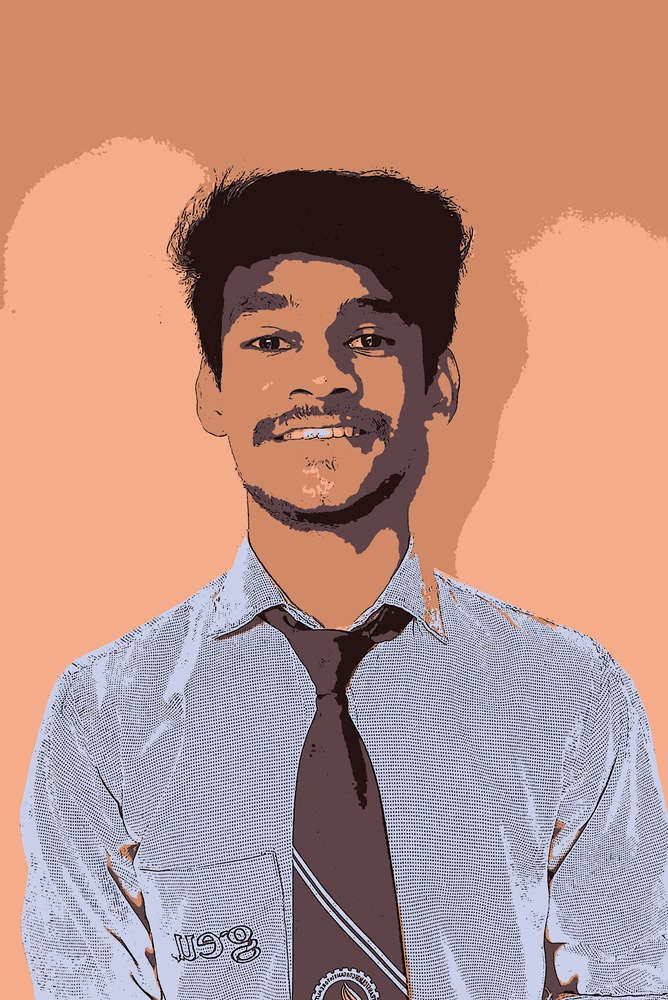
#> input picture Cartoonified_Image.jpg, 668 x 1000 px, shrunk from 2577 x 3857 before the run
$ python -i app.py   (imports and definitions only)
#> lines starting #> are read from the running program, lines starting #| are printed output that depends on the picture; after the words box and inside, x2 and y2 are one past the last pixel; in counts of white or black regions, pixels touching at a corner belong together
#> further down, picture is the input picture: shape (1000, 668, 3); mean B, G, R 133.7, 145.4, 186.5
from flask import Flask, render_template, request, redirect, url_for, session
import cv2
import matplotlib.pyplot as plt
import os
import numpy as np
from scipy.interpolate import UnivariateSpline

# [1 line not run here, left out]
# [1 line that did not run here, left out]


# Function to display image in a pop-up window using OpenCV
def display(image, title):
    plt.imshow(cv2.cvtColor(image, cv2.COLOR_BGR2RGB))
    plt.axis("off")
    plt.title(title)
    plt.show()


# [10 lines that did not run here, left out]


# Function to upload image from device for cartoonifying
# [13 lines that did not run here, left out]


# Function for converting image to pencil sketch (both colored and grey)
def pencil_sketch(img1):
    sk_gray, sk_color = cv2.pencilSketch(img1, sigma_s=70, sigma_r=0.04, shade_factor=0.2)
    sketches = [sk_gray, sk_color]
    fig, axes = plt.subplots(1, 2, figsize=(8, 8), subplot_kw={'xticks': [], 'yticks': []},
                             gridspec_kw=dict(hspace=0.1, wspace=0.1))
    for i, ax in enumerate(axes.flat):
        ax.imshow(sketches[i], cmap='gray')
    plt.show()


# Function for Applying Darker Filter to image
def dark(img):
    img_dark = cv2.convertScaleAbs(img, beta=-50)
    display(img_dark, "Darker Image")


# Function for converting image to Gray image
def greyscale(img):
    greyImg = cv2.cvtColor(img, cv2.COLOR_BGR2GRAY)
    display(greyImg, "Gray Image")


# Function for Brightening image
def bright(img):
    img_bright = cv2.convertScaleAbs(img, beta=50)
    display(img_bright, "Brightened Image")


# Function for Sharpen image
# [4 lines left out: function sharpen, not called in this run]


# Function for converting image to HDR image
def HDR(img):
    hdr = cv2.detailEnhance(img, sigma_s=12, sigma_r=0.15)
    display(hdr, "HDR Image")


# Function for Inverting image
def invert(img):
    inv = cv2.bitwise_not(img)
    display(inv, "Inverted Image")


def LookupTable(x, y):
    spline = UnivariateSpline(x, y)
    return spline(range(256))


# Function for converting image to Warm image
# [19 lines left out: functions Winter, Summer, not called in this run]


# Function for cartoonifying an Image
def cartoonify(Original):
    if Original.shape[2] == 3:
        # Convert the color space from BGR to RGB
        Original = cv2.cvtColor(Original, cv2.COLOR_BGR2RGB)
    # Convert the color space from BGR to RGB
    Original = cv2.cvtColor(Original, cv2.COLOR_BGR2RGB)
    # Display original image
    display(Original, "Original Image")

    # Convert the color space from RGB to grayscale
    Grayed = cv2.cvtColor(Original, cv2.COLOR_RGB2GRAY)
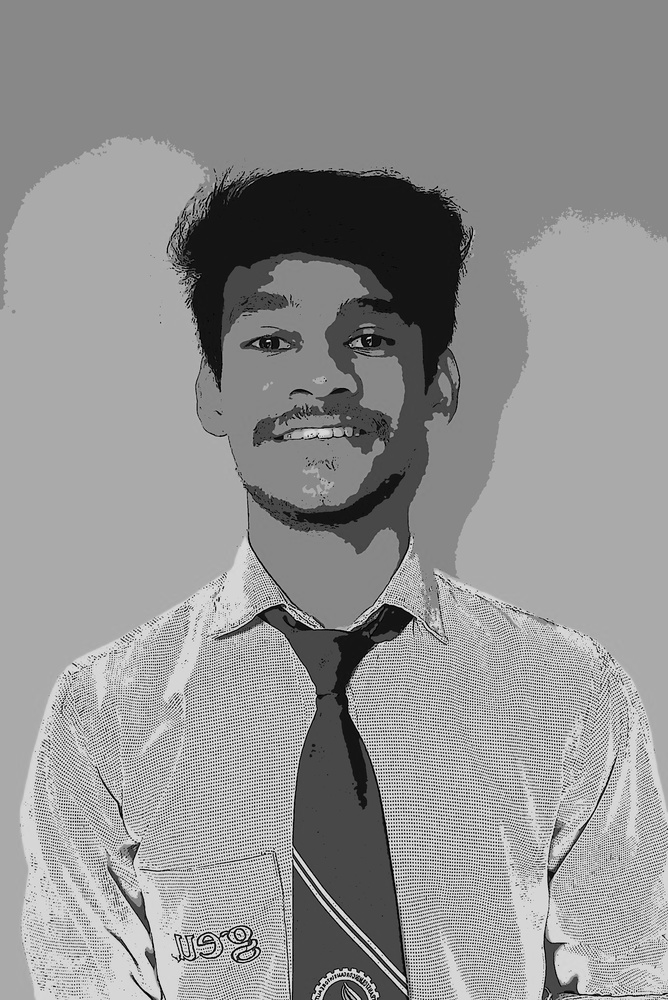
#> Grayed: shape (1000, 668); min 0, max 254, mean 146.5
    # Display grayscale image
    display(Grayed, "Gray Image")

    # Apply median blur to reduce noise
    Blurred = cv2.medianBlur(Grayed, 5)
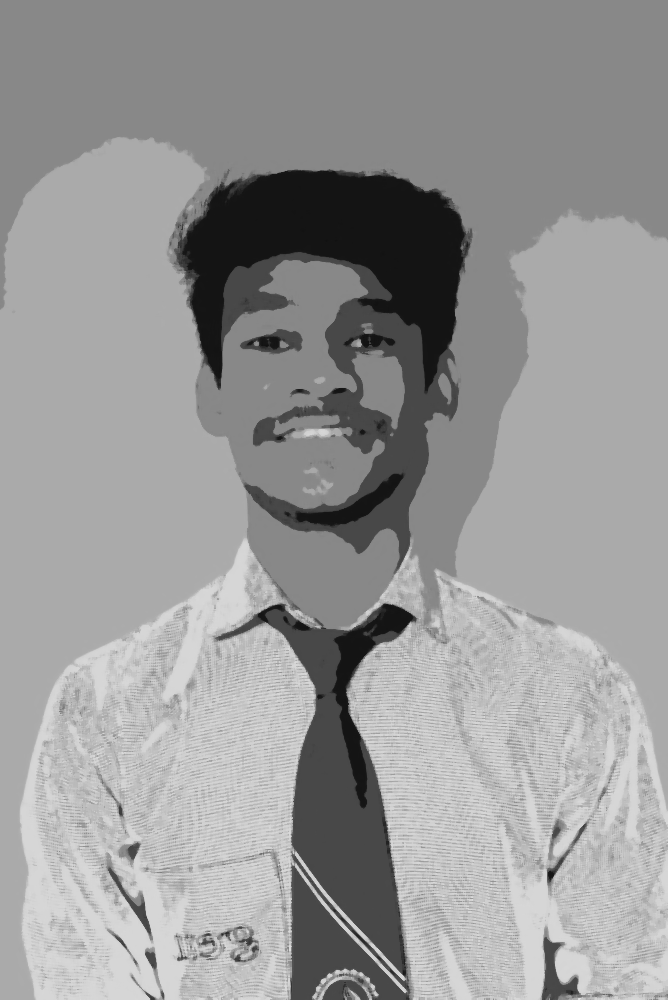
#> Blurred: shape (1000, 668); min 16, max 225, mean 151.9
    # Display blurred image
    display(Blurred, "Median Blurred Image")

    # Create edge mask using adaptive thresholding
    line_size = 15
    blur_value = 10
    LightEdged = cv2.adaptiveThreshold(Blurred, 255, cv2.ADAPTIVE_THRESH_MEAN_C, cv2.THRESH_BINARY, line_size,
                                       blur_value)
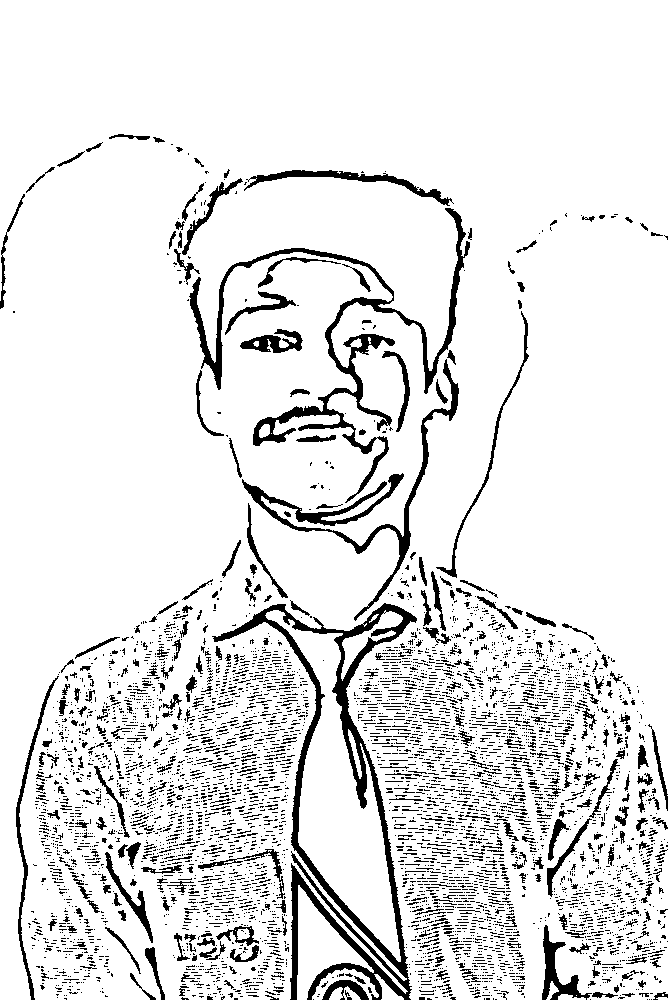
#> LightEdged: shape (1000, 668); 89.3% white; 5061 black regions (4655 under 20 px), largest, box (x1, y1, x2, y2) and area: (212, 603, 417, 1000) 10840, (189, 208, 470, 503) 7341, (242, 359, 459, 621) 3736
    # Display edge masked image
    display(LightEdged, "Light Edge Masked Image")

    # Apply bilateral filter to reduce noise while preserving edges
    NoiseFree = cv2.bilateralFilter(Original, 15, 75, 75)
    # Display noise-free image
    display(NoiseFree, "Noise free Image")

    # Apply K-Means Clustering to reduce the number of colors in the image
    k = 5
    temp = np.float32(NoiseFree).reshape(-1, 3)
    criteria = (cv2.TERM_CRITERIA_EPS + cv2.TERM_CRITERIA_MAX_ITER, 20, 1.0)
    compactness, label, center = cv2.kmeans(temp, k, None, criteria, 10, cv2.KMEANS_RANDOM_CENTERS)
#> compactness = 352677928.2; center = [[222.1, 200.7, 196.6], [139.4, 171.8, 243.8], [52.34, 47.82, 65.95], [104.5, 138, 207.4], [152.1, 132.6, 129.7]]
    center = np.uint8(center)
#> center = [[222, 200, 196], [139, 171, 243], [52, 47, 65], [104, 138, 207], [152, 132, 129]]
    final_img = center[label.flatten()]
    final_img = final_img.reshape(Original.shape)
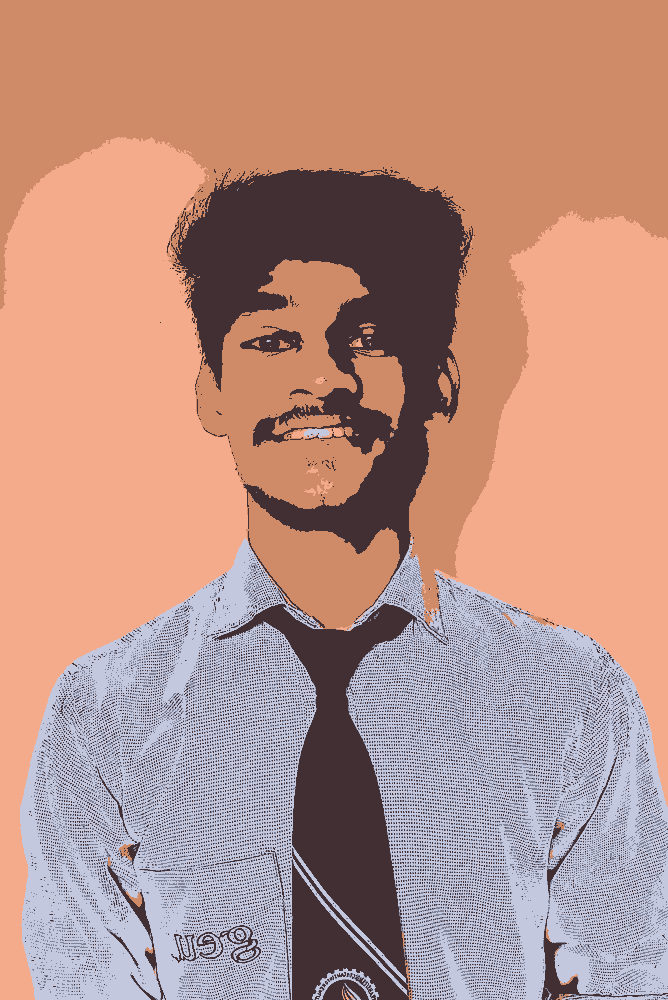
#> final_img: shape (1000, 668, 3); mean B, G, R 134, 145.4, 186.3
    display(final_img, "K-Means")

    # Apply edge mask to the final image
    Final = cv2.bitwise_and(final_img, final_img, mask=LightEdged)
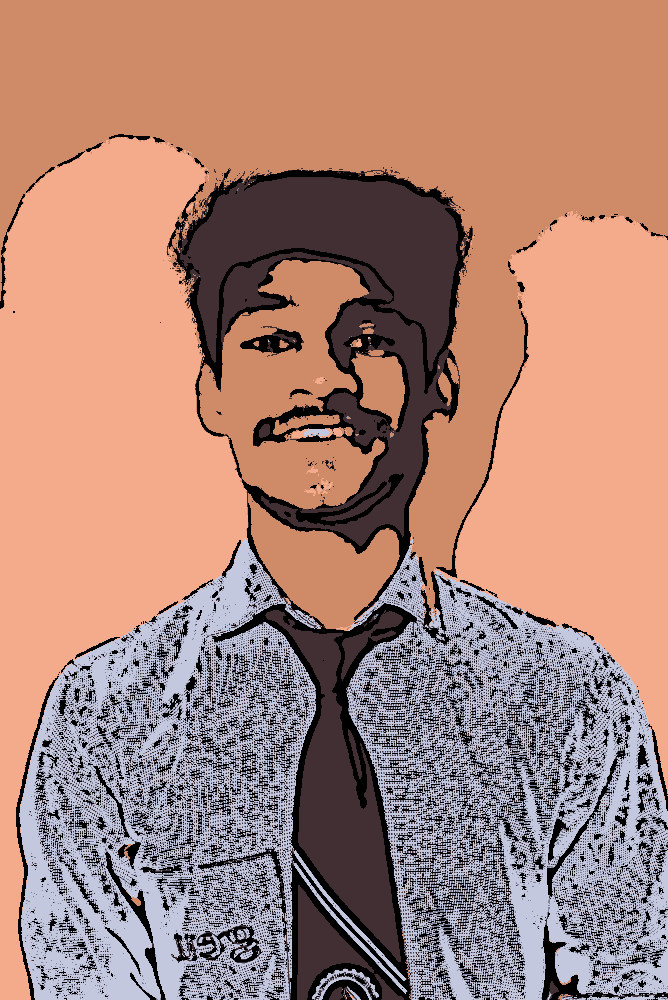
#> Final: shape (1000, 668, 3); mean B, G, R 119.6, 132, 171.6
    display(Final, "FINAL")


UPLOAD_FOLDER = 'uploads/temp'


# Function to create the temporary folder
def create_temp_folder():
    if not os.path.exists(UPLOAD_FOLDER):
        os.makedirs(UPLOAD_FOLDER)


# Function to save the uploaded image in the temporary folder
# [46 lines left out: functions save_uploaded_image, effects, apply_effect, not called in this run]


# [2 lines not run here, left out]

>>> import cv2
>>> picture = cv2.imread('Cartoonified_Image.jpg')
>>> result = cartoonify(picture)

$ run again, on Anil.jpg
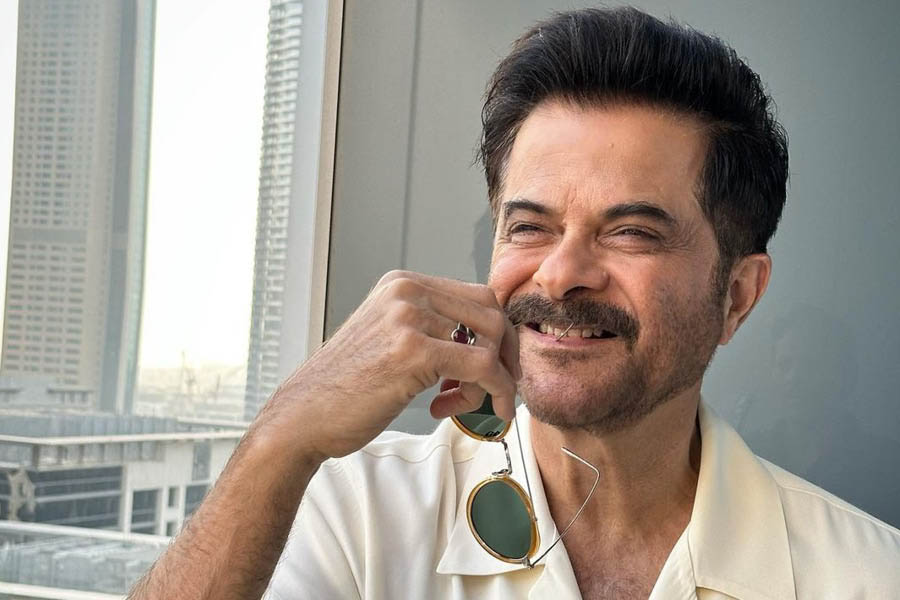
#> input picture Anil.jpg, 900 x 600 px
#> picture is the input picture: shape (600, 900, 3); mean B, G, R 142.8, 151.7, 160.2
#> in cartoonify, `LightEdged = cv2.adaptiveThreshold(Blurred, 255, cv2.ADAPTIVE_THRESH_M..`:
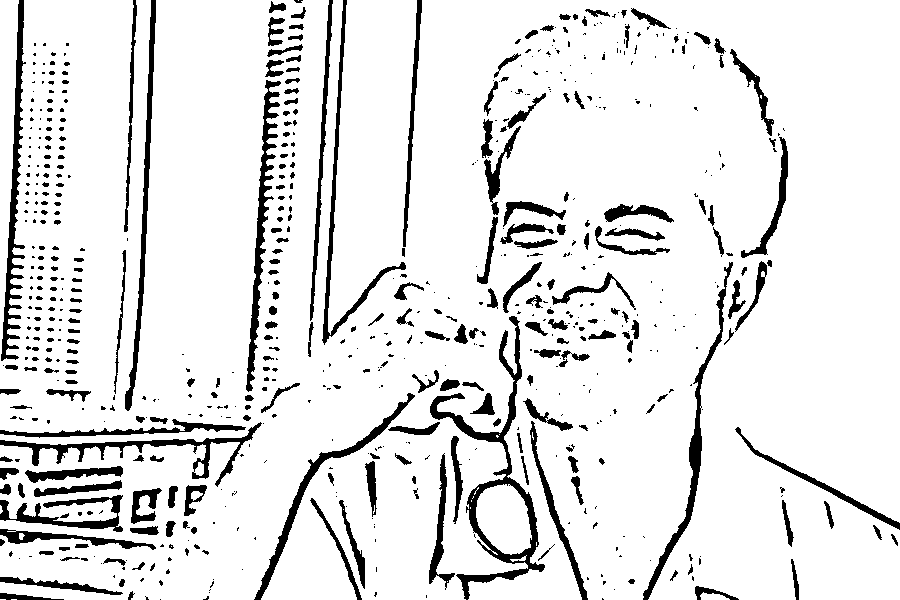
#> LightEdged: shape (600, 900); 89.6% white; 669 black regions (399 under 20 px), largest, box (x1, y1, x2, y2) and area: (430, 316, 545, 600) 4157, (1, 0, 26, 361) 2601, (246, 80, 281, 392) 2301
#> in cartoonify, `compactness, label, center = cv2.kmeans(temp, k, None, criteria, 10, c..`: compactness = 557290594.5; center = [[144, 152.2, 156.1], [93.26, 104.7, 122.8], [35.5, 39.67, 49.1], [242.1, 245.9, 246.2], [180.6, 192.5, 201.6]]
#> in cartoonify, `center = np.uint8(center)`: center = [[143, 152, 156], [93, 104, 122], [35, 39, 49], [242, 245, 246], [180, 192, 201]]
#> in cartoonify, `Final = cv2.bitwise_and(final_img, final_img, mask=LightEdged)`:
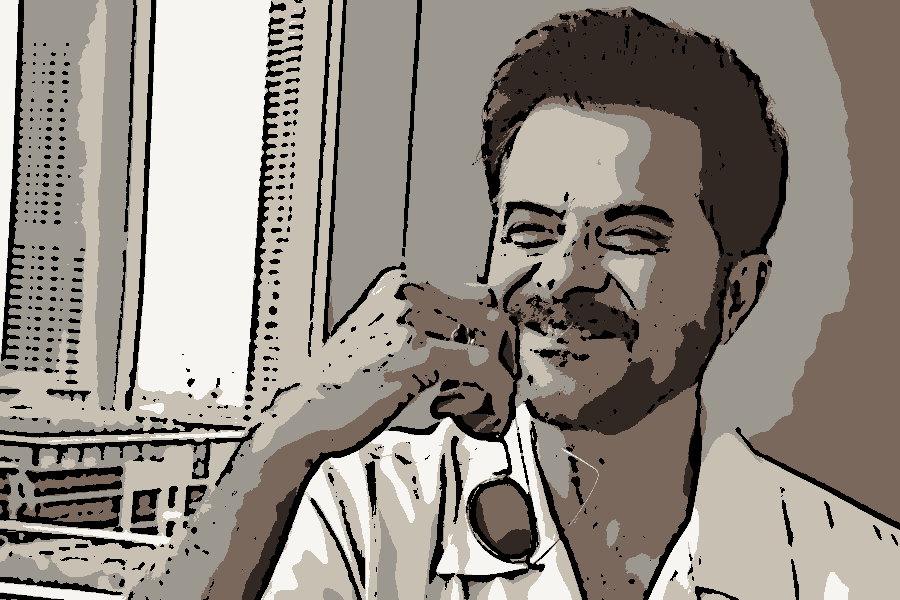
#> Final: shape (600, 900, 3); mean B, G, R 130.1, 138.1, 145.6
